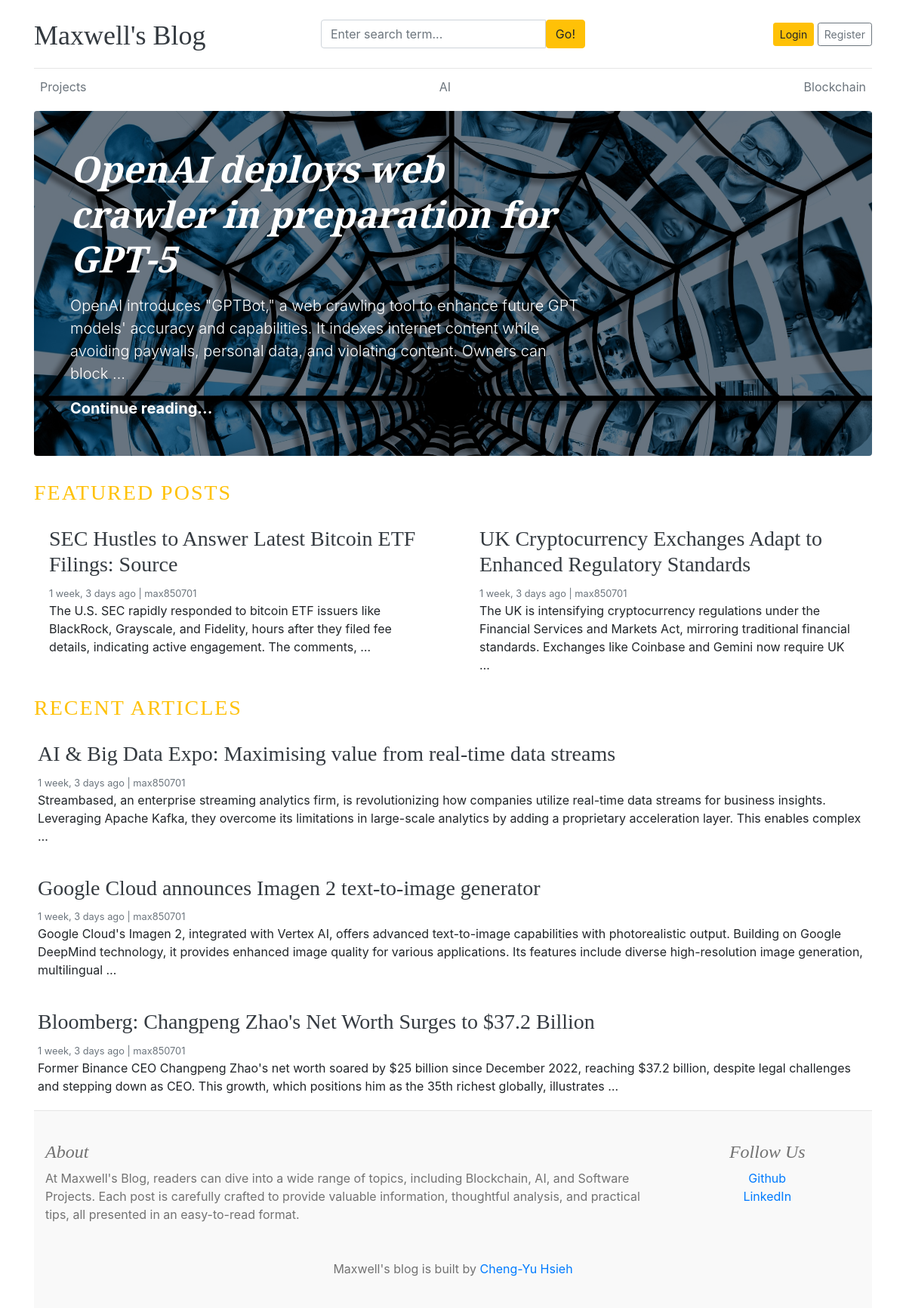
The page / on the database its author committed.
### blogs/models.py (models this page shows, shortened)
class Category(models.Model):
    category_name = models.CharField(max_length=50, unique=True)
    created_at = models.DateTimeField(auto_now_add=True)
    updated_at = models.DateTimeField(auto_now=True)
    class Meta:
        verbose_name_plural = 'categories'

class Blog(models.Model):
    title = models.CharField(max_length=100)
    slug = models.SlugField(max_length=150, unique=True, blank=True)
    category = models.ForeignKey(Category, on_delete=models.CASCADE)
    author = models.ForeignKey(User, on_delete=models.CASCADE)
    featured_image = models.ImageField(upload_to='upload/%Y/%m/%d')
    short_description = models.TextField(max_length=500)
    blog_body = models.TextField(max_length=10000)
    status = models.CharField(max_length=20, choices=STATUS_CHOICES, default='Draft')
    is_featured = models.BooleanField(default=False)
    created_at = models.DateTimeField(auto_now_add=True)
    updated_at = models.DateTimeField(auto_now=True)

### marketing/models.py (models this page shows, shortened)
class About(models.Model):
    about_heading = models.CharField(max_length=25)
    about_description = models.TextField(max_length=300)
    created_at = models.DateTimeField(auto_now_add=True)
    updated_at = models.DateTimeField(auto_now=True)
    class Meta:
        verbose_name_plural = "About"

class SocialLink(models.Model):
    platform = models.CharField(max_length=25)
    link = models.URLField(max_length=100)
    created_at = models.DateTimeField(auto_now_add=True)
    updated_at = models.DateTimeField(auto_now=True)

### blog_main/views.py (the view)
# urls.py: 2. Add a URL to urlpatterns:  path('', views.home, name='home')
def home(request):
    featured_posts = Blog.objects.filter(is_featured=True, status='Published') # order_by('updated_at)
    posts = Blog.objects.filter(is_featured=False, status='Published')
    context = {
        'featured_posts': featured_posts,
        'posts': posts,
    }
    return render(request, 'home.html', context)

### blogs/context_processors.py (called while the page is built)
def get_categories(request):
    categories = Category.objects.all().order_by('-updated_at')
    return dict(categories=categories)

def get_social_links(request):
    social_links = SocialLink.objects.all()
    return dict(social_links=social_links)

def get_about(request):
    try:
        about = About.objects.get(pk=1)
        return dict(about=about)
    except:
        return dict(about=None)

### templates/home.html
{% extends 'base.html' %}
{% block content %}
    {% for post in featured_posts %}
      {% if forloop.first %}
      <div class="jumbotron p-3 p-md-5 text-white rounded bg-dark" style="background-image: url({{ post.featured_image.url }});background-blend-mode: overlay;background-size:cover;">
          <div class="col-md-8 px-0">
            <h1 class="display-4 font-italic"><a href="{% url 'blogs' post.slug %}" class="text-white font-weight-bold">{{ post.title }}</a></h1>
            <p class="lead my-3">{{ post.short_description | truncatewords:30 }}</p>
            <p class="lead mb-0"><a href="{% url 'blogs' post.slug %}" class="text-white font-weight-bold">Continue reading...</a></p>
          </div>
      </div>
      {% endif %}
    {% endfor %}
    <h3 class="text-uppercase text-warning" style="letter-spacing: 2px;">Featured Posts</h3>
    <div class="row mb-2">
    {% for post in featured_posts %}
      {% if not forloop.first %}
      <div class="col-md-6">
        <div class="card border-0" >
          <div class="card-body">
            <h3><a href="{% url 'blogs' post.slug %}" class="text-dark">{{ post.title }}</a></h3>
            <small class="mb-1 text-muted">{{ post.created_at | timesince }} ago | {{ post.author }}</small>
            <p class="card-text">{{ post.short_description | truncatewords:25 }}</p>
          </div>
        </div>
      </div>
      {% endif %}
    {% endfor %}
    </div>
    <h3 class="text-uppercase text-warning" style="letter-spacing: 2px;">Recent Articles</h3>
    <main role="main" class="container p-0">
      <div class="row">
        <div class="blog-main">
          {% for post in posts %}
          <div class="card border-0" >
            <div class="card-body">
              <h3><a href="{% url 'blogs' post.slug %}" class="text-dark">{{ post.title }}</a></h3>
              <small class="mb-1 text-muted">{{ post.created_at | timesince }} ago | {{ post.author }}</small>
              <p class="card-text">{{ post.short_description | truncatewords:36 }}</p>
            </div>
          </div>
          {% endfor %}
        </div>
      </div>
    </main>
{% endblock %}

### templates/base.html (shortened to what this page needs)
{% load static %}
<!DOCTYPE html>
<html lang="en">
<head>
    <link href="https://getbootstrap.com/docs/4.0/dist/css/bootstrap.min.css" rel="stylesheet">
    <link href="{% static 'css/blog.css' %}" rel="stylesheet">
    <link rel="stylesheet" href="https://cdnjs.cloudflare.com/ajax/libs/font-awesome/4.7.0/css/font-awesome.min.css">
  </head>
<body>
    <div class="container">
      <header class="blog-header py-3">
        <div class="row flex-nowrap justify-content-between align-items-center">
          <div class="col-4 pt-1">
            <a class="blog-header-logo text-dark" href="/">Maxwell's Blog</a>
          </div>
          <div class="col-4">
            <form action="{% url 'search' %}" method="GET">
              <div class="input-group">
                <input class="form-control" type="text" name="keyword" value="{{ keyword }}" placeholder="Enter search term..." aria-label="Enter search term..." aria-describedby="button-search" />
                <button type="submit" class="btn btn-warning" id="button-search" type="button">Go!</button>
              </div>
            </form>
          </div>
          <div class="col-4 d-flex justify-content-end align-items-center">
            {% if not user.is_authenticated %}
            <a class="btn btn-sm btn-warning" href="{% url 'login' %}">Login</a> &nbsp;
            <a class="btn btn-sm btn-outline-secondary" href="{% url 'register' %}">Register</a>
            {% else %}
            <span> Welcome, {{ user.username }} </span>
            &emsp;
            <span><a class="btn btn-sm btn-warning" href="{% url 'dashboard' %}">Dashboard</a></span>
            &emsp;
            <span><a class="btn btn-sm btn-danger" href="{% url 'logout' %}">Logout</a></span>
            {% endif %}
          </div>
        </div>
      </header>
      <div class="nav-scroller py-1 mb-2">
        <nav class="nav d-flex justify-content-between">
          {% for cat in categories %}
          <a class="p-2 text-muted" href="{% url 'posts_by_category' cat.pk %}">{{ cat.category_name }}</a>
          {% endfor %}
        </nav>
      </div>
{% block content %}
{% endblock %}
<footer class="blog-footer">
  <div class="container">
    <div class="row pb-5">
        <div class="col-md-9 text-left">
            {% include 'about_us.html' %}
        </div>
        <div class="col-md-3">
            {% include 'follow_us.html' %}
        </div>
    </div>
    <div class="row justify-content-center">
      <div class="text-center">
        <p>Maxwell's blog is built by <a href="https://www.linkedin.com/in/maxwell1996/">Cheng-Yu Hsieh</a></p>
      </div>
    </div>
</div>
</footer>
</body>
</html>

### templates/about_us.html
<h4 class="font-italic">{{ about.about_heading }}</h4>
<p class="mb-0">{{ about.about_description }}</p>

### templates/follow_us.html
{% if social_links %}
<h4 class="font-italic">Follow Us</h4>
<ol class="list-unstyled">
  {% for link in social_links %}
  <li><a href="{{ link.link }}" target="_blank">{{ link.platform }}</a></li>
  {% endfor %}
</ol>
{% endif %}

### blog_main/static/css/blog.css (style rules this page uses)
.blog-header { border-bottom: 1px solid #e5e5e5; }
.blog-header-logo { font-family: "Playfair Display", Georgia, "Times New Roman", serif; font-size: 2.25rem; }
h1, h2, h3, h4, h5, h6 { font-family: "Playfair Display", Georgia, "Times New Roman", serif; }
.display-4 { font-size: 2.5rem; }
@media (min-width: 768px) { .display-4 { font-size: 3rem; } }
.blog-footer { padding: 2.5rem 0; color: #727272; text-align: center; background-color: #f9f9f9; border-top: .05rem solid #e5e5e5; }
.blog-footer p:last-child { margin-bottom: 0; }

### rows shown on the page
Category: category_name "Projects"
Category: category_name "AI"
Category: category_name "Blockchain"
Blog: featured_image (picture), title "OpenAI deploys web crawler in preparation for GPT-5", short_description "OpenAI introduces \"GPTBot,\" a web crawling tool to enhance future GPT models' accuracy and capabilities. It indexes internet content while avoiding paywalls, personal data, and violating content. Owners can block …"
Blog: title "SEC Hustles to Answer Latest Bitcoin ETF Filings: Source", created_at "1 week, 3 days", author "max850701", short_description "The U.S. SEC rapidly responded to bitcoin ETF issuers like BlackRock, Grayscale, and Fidelity, hours after they filed fee details, indicating active engagement. The comments, …"
Blog: title "UK Cryptocurrency Exchanges Adapt to Enhanced Regulatory Standards", created_at "1 week, 3 days", author "max850701", short_description "The UK is intensifying cryptocurrency regulations under the Financial Services and Markets Act, mirroring traditional financial standards. Exchanges like Coinbase and Gemini now require UK …"
Blog: title "AI & Big Data Expo: Maximising value from real-time data streams", created_at "1 week, 3 days", author "max850701", short_description "Streambased, an enterprise streaming analytics firm, is revolutionizing how companies utilize real-time data streams for business insights. Leveraging Apache Kafka, they overcome its limitations in large-scale analytics by adding a proprietary acceleration layer. This enables complex …"
Blog: title "Google Cloud announces Imagen 2 text-to-image generator", created_at "1 week, 3 days", author "max850701", short_description "Google Cloud's Imagen 2, integrated with Vertex AI, offers advanced text-to-image capabilities with photorealistic output. Building on Google DeepMind technology, it provides enhanced image quality for various applications. Its features include diverse high-resolution image generation, multilingual …"
Blog: title "Bloomberg: Changpeng Zhao's Net Worth Surges to $37.2 Billion", created_at "1 week, 3 days", author "max850701", short_description "Former Binance CEO Changpeng Zhao's net worth soared by $25 billion since December 2022, reaching $37.2 billion, despite legal challenges and stepping down as CEO. This growth, which positions him as the 35th richest globally, illustrates …"
About: about_heading "About", about_description "At Maxwell's Blog, readers can dive into a wide range of topics, including Blockchain, AI, and Software Projects. Each post is carefully crafted to provide valuable information, thoughtful analysis, and practical tips, all presented in an easy-to-read format."
SocialLink: platform "Github"
SocialLink: platform "LinkedIn"
